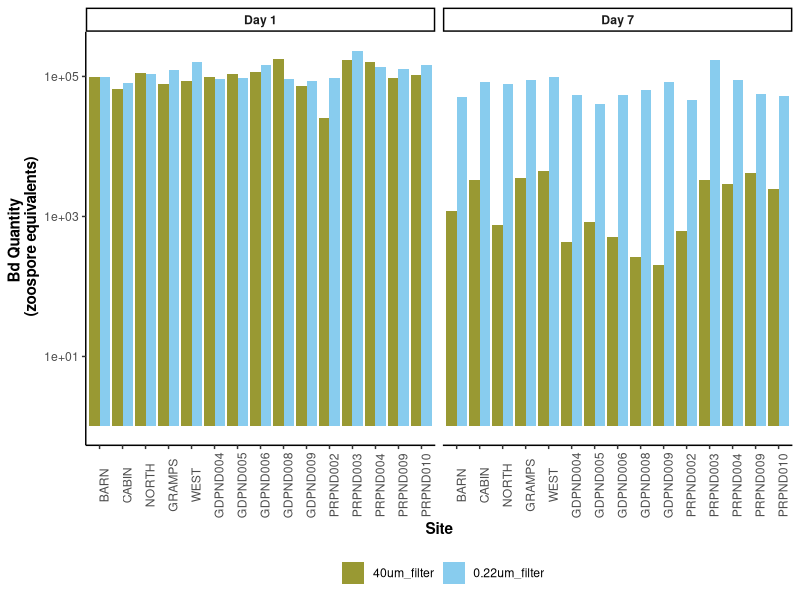
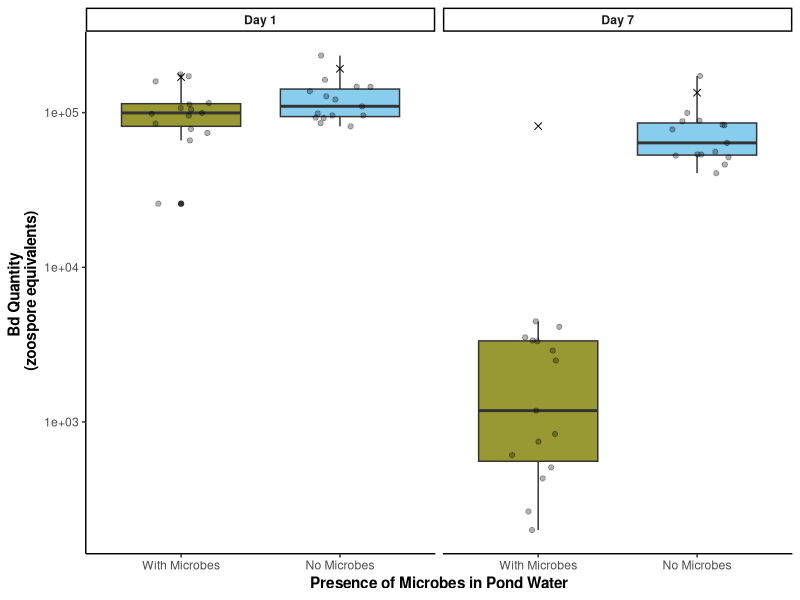
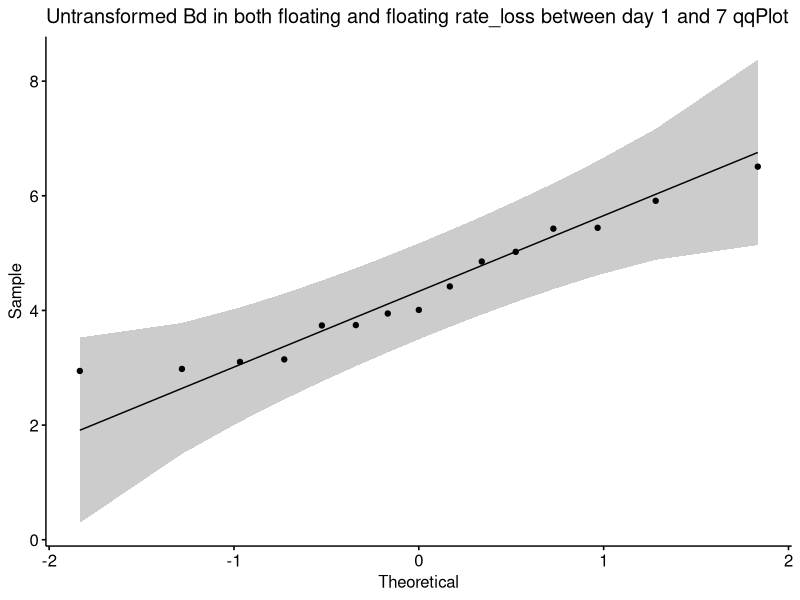
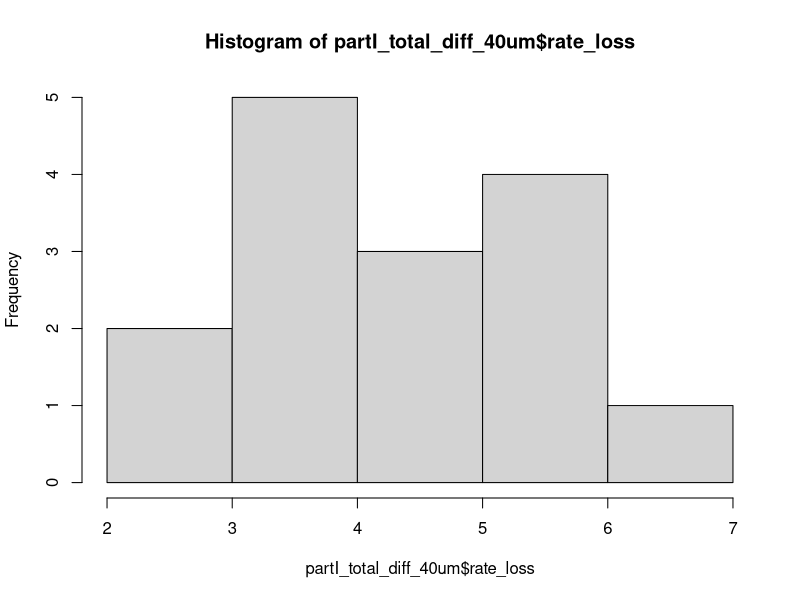
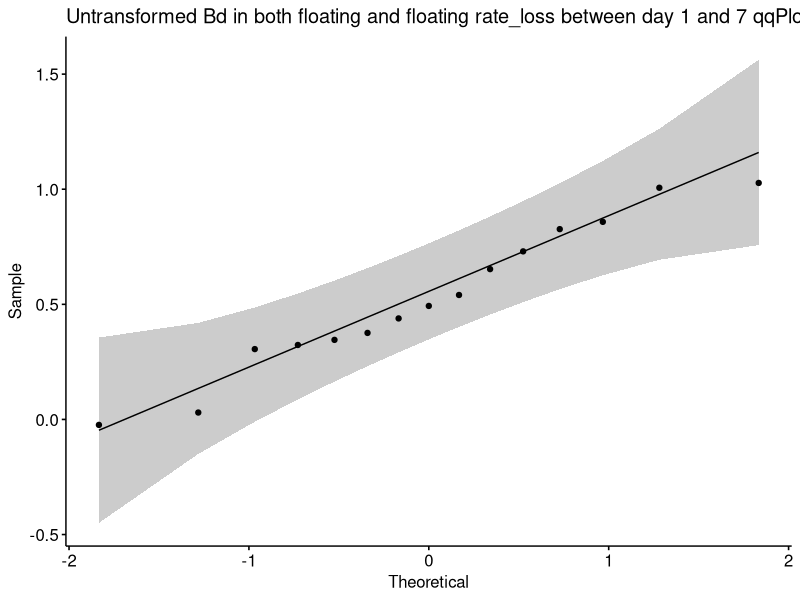
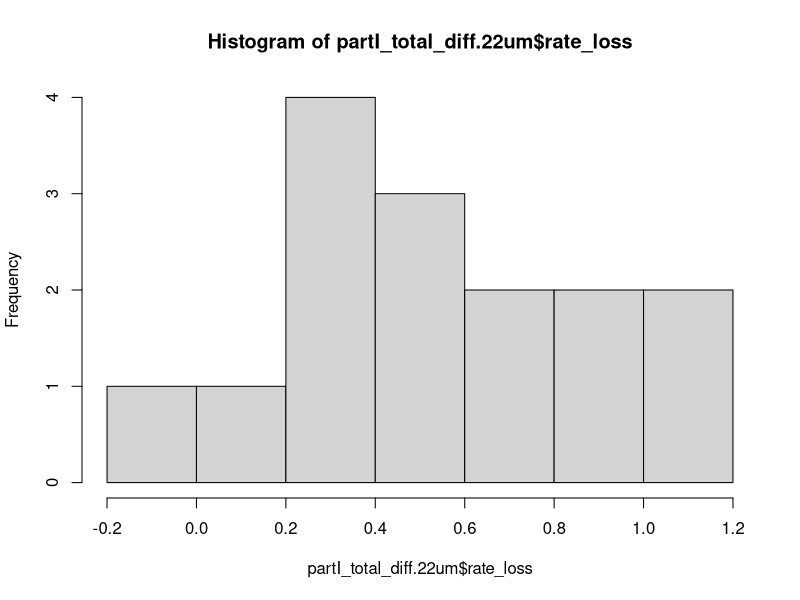
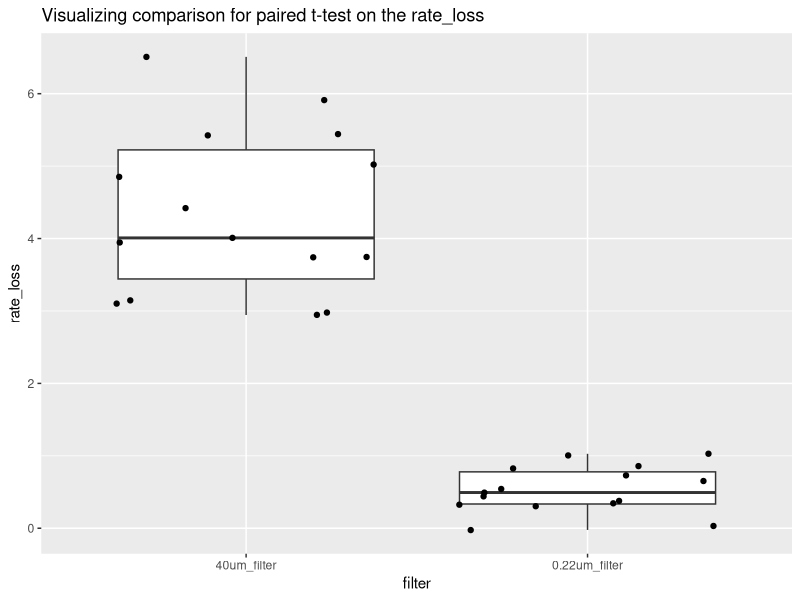
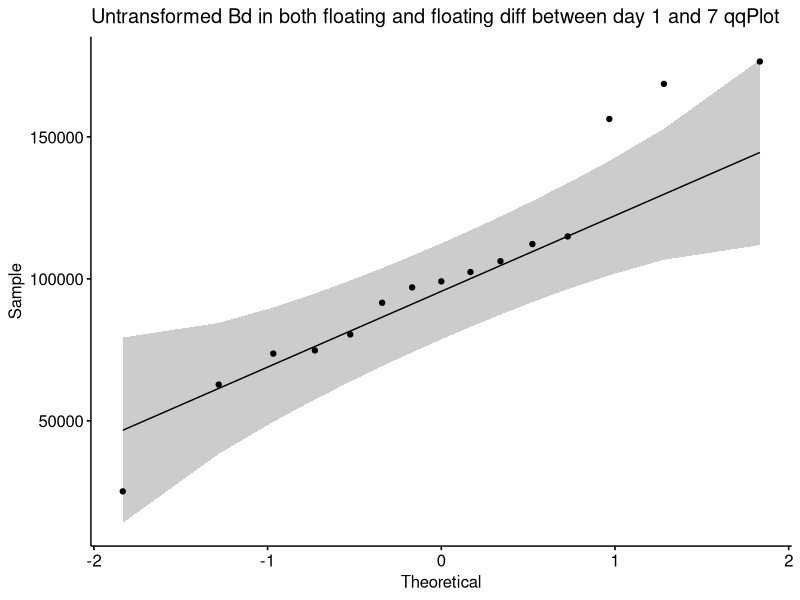

The R script that drew these images, in order:
## ---- chunk 1
#| warning: false

## read in and clean data
library(tidyverse) # for cleaning and viewing data
library(here) # for importing data
library(ggpubr)
library(rstatix)
library(ggplot2)
library(car)
library(multcomp)
library(nlme)

ns_biofilm_bd <- read.csv(here("data", "nine-sites-biofilm-on-Bd - Sheet1.csv"))
fs_pw_bd <- read.csv(here("data", "fifteen-sites-PW-on-Bd - Sheet1.csv"))
ns_ml_pw_bd <- read.csv(here("data", "nine-sites-PW-on-MLBd - Sheet1.csv")) %>% 
  filter(site != "NORTH")

## ---- chunk 2
# remove controls
partI <- fs_pw_bd %>% filter(site != "sterile MQ")

# keep control for labeling plot
partI_controls <- fs_pw_bd %>% 
  filter(site =="sterile MQ") %>% 
  pivot_wider(names_from = bd_location, values_from = bd_qty) %>%
  mutate(combined_bd = adherent + floating) %>% 
   mutate(day = case_when(
    day == 1 ~ "Day_1",
    day == 7 ~ "Day_7"))

# data type cleaning
partI$bd_location <- factor(partI$bd_location, levels = c("floating", "adherent"))
partI$filter <- factor(partI$filter,
                          levels = c("40um_filter", "0.22um_filter"))
partI$day <- factor(partI$day, levels = c("1", "7"),
                            labels = c("Day_1", "Day_7"))
partI$site <- factor(partI$site,
                          levels = c("BARN", "CABIN", "NORTH", "GRAMPS", "WEST", "GDPND004", "GDPND005", "GDPND006", "GDPND008", "GDPND009", "PRPND002", "PRPND003", "PRPND004", "PRPND009", "PRPND010", "sterile MQ"))

# get the total difference across days by combining both locations of Bd then subtracting across days
partI_total_diff <- partI %>%
  # combine floating and adherent for total_Bd
  pivot_wider(names_from = bd_location, values_from = bd_qty) %>%
  mutate(combined_bd = adherent + floating) %>% 
  subset(select = -c(adherent,floating)) %>% 

# different metrics of difference in Bd
  pivot_wider(names_from = day, values_from = combined_bd) %>%

  # calculate the rate loss by taking the log of each before subtracting
  mutate(rate_loss = log(Day_1) - log(Day_7))  %>% 

  # calculate the difference in raw amount of Bd
  mutate(diff = Day_1 - Day_7)

# Split into 2 data frames one for 40 and one for .22

partI_total_diff_40um <- partI_total_diff %>% 
  filter(filter =="40um_filter")
partI_total_diff.22um <- partI_total_diff%>% 
  filter(filter =="0.22um_filter")

## ---- chunk 3
# Colors: these are from Paul Tol's colorblind friendly palette
with_microbes_40_color <- "#999933"
no_microbes_.22_color <- "#88ccee"
## ---- chunk 4
partI %>%
  # combine floating and adherent for total_Bd
  pivot_wider(names_from = bd_location, values_from = bd_qty) %>%
  mutate(combined_bd = adherent + floating) %>% 
ggplot(aes(y= combined_bd, x = site, fill = filter)) + 
    geom_col(position = position_dodge()) +
  scale_y_log10() +
    facet_wrap(~day, labeller = labeller(day = c("Day_1" = "Day 1",
                                                    "Day_7" = "Day 7"))) +
  scale_fill_manual(values = c("40um_filter" = with_microbes_40_color, 
                                "0.22um_filter" = no_microbes_.22_color)) +
    theme_classic() +
   theme(axis.text.x = element_text(angle = 90),
        legend.position = "bottom",
         strip.text = element_text(face="bold"),
         axis.title = element_text(face = "bold")) + 
    xlab("Site") +
    ylab("Bd Quantity \n (zoospore equivalents)") +
  guides(fill=guide_legend(title=""))
## ---- chunk 5
partI %>%
  # combine floating and adherent for total_Bd
  pivot_wider(names_from = bd_location, values_from = bd_qty) %>%
  mutate(combined_bd = adherent + floating) %>% 
  
  # create the plot
  ggplot(aes(y= combined_bd, x = filter, fill = filter)) + 
    geom_boxplot() +
  geom_jitter(width = 0.2, alpha = 0.3) +
    scale_y_log10() +
    facet_wrap(~day, labeller = labeller(day = c("Day_1" = "Day 1",
                                                    "Day_7" = "Day 7")))+
  scale_fill_manual(values = c("40um_filter" = with_microbes_40_color, 
                                "0.22um_filter" = no_microbes_.22_color)) +
    theme_classic() +
   theme(legend.position = "none",
         strip.text = element_text(face="bold"),
         axis.title = element_text(face = "bold")) + 
  scale_x_discrete (labels= c("40um_filter" = "With Microbes", "0.22um_filter" = "No Microbes")) +
    xlab("Presence of Microbes in Pond Water") +
    ylab("Bd Quantity \n (zoospore equivalents)") +
  
  # add controls ad x's
  geom_point(data = partI_controls, aes(x = filter, y = combined_bd), shape = 4, size = 2)
## ---- chunk 6
# check normality of the differences across groups: it's normal untransformed in both!
partI_total_diff_40um %>% 
 ggqqplot("rate_loss", title = "Untransformed Bd in both floating and floating rate_loss between day 1 and 7 qqPlot") # good enough
shapiro.test(partI_total_diff_40um$rate_loss) # normal, yay!
hist(partI_total_diff_40um$rate_loss) # good enough

partI_total_diff.22um%>% 
 ggqqplot("rate_loss", title = "Untransformed Bd in both floating and floating rate_loss between day 1 and 7 qqPlot") # gorgeous
shapiro.test(partI_total_diff.22um$rate_loss) # normal, yay!
hist(partI_total_diff.22um$rate_loss) # good enough

# visualize the comparison I am making
partI_total_diff %>%
ggplot(aes(y= rate_loss, x = filter)) + 
    geom_boxplot() +
  geom_jitter() +
  ggtitle("Visualizing comparison for paired t-test on the rate_loss")
## ---- chunk 7

# check normality of the differences across groups: it's normal untransformed in both!
partI_total_diff_40um %>% 
 ggqqplot("diff", title = "Untransformed Bd in both floating and floating diff between day 1 and 7 qqPlot") # good enough
shapiro.test(partI_total_diff_40um$diff) # normal, yay!
hist(partI_total_diff_40um$diff) # good enough

partI_total_diff.22um%>% 
 ggqqplot("diff", title = "Untransformed Bd in both floating and floating diff between day 1 and 7 qqPlot") # gorgeous
shapiro.test(partI_total_diff.22um$diff) # normal, yay!
hist(partI_total_diff.22um$diff) # good enough

# visualize the comparison I am making
partI_total_diff %>%
ggplot(aes(y= diff, x = filter)) + 
    geom_boxplot() +
  geom_jitter() +
  ggtitle("Visualizing comparison for paired t-test on the differences")
  
## ---- chunk 8
# Step 3: run the paired t-test on the difference
t.test(partI_total_diff_40um$diff, partI_total_diff.22um$diff, paired = TRUE)
## ---- chunk 9
# Step 3: run the paired t-test on the difference
t.test(partI_total_diff_40um$rate_loss, partI_total_diff.22um$rate_loss, paired = TRUE)
## ---- chunk 10
part_two <- ns_biofilm_bd

#---- Part II
# set as factors with levels so they appear in order in plots later
part_two$site <- factor(part_two$site,
                                levels = c("CABIN", "GRAMPS", "WEST", "GDPND005", "GDPND006", "GDPND009", "PRPND004", "PRPND009", "PRPND010"))
part_two$bd_location <- factor(part_two$bd_location, levels = c("supernatant", "biofilm"))
part_two$day <- factor(part_two$day, levels = c("Day_0", "Day_1", "Day_7"))

# Biofilm only, no supernatant, and days 1 and 7 only, no day 0
part_two_bf_only <- part_two %>% 
  filter(bd_location == "biofilm") %>% 
  filter(day != "Day_0")
  

## ---- chunk 11
part_two %>%
ggplot(aes(y= bd_qty, x = site, fill=bd_location)) + 
    geom_col() +
    facet_grid(.~day)+
  theme_classic()+
  scale_fill_manual(values = c("lightgrey", "gray45" )) +
    theme(axis.text.x = element_text(angle = 90),
          legend.position = "bottom") + 
    scale_y_log10() +
    xlab("Site") +
   ylab("Total Bd Quantity Per Well \n (zoospore equivalents)") 
## ---- chunk 12
part2 <- part_two_bf_only %>%
ggplot(aes(y= bd_qty, x = day)) + 
    geom_boxplot(fill = no_microbes_.22_color) +
    geom_point(alpha = 0.3) +
    theme_classic() +
  scale_y_log10() +
   theme(legend.position = "none",
         strip.text = element_text(face="bold"),
         axis.title = element_text(face = "bold")) + 
    xlab("Time (days)") +
    ylab("Bd Quantity \n (zoospore equivalents)") +
  scale_x_discrete (labels= c("Day_1" = "Day 1", "Day_7" = "Day 7"))

# Let's add significance letters
significance_data <- tibble(
 day = factor(c("Day_1", "Day_7"), levels = c("Day_1", "Day_7")),
  y_position = c(1.6e+05, 1.4e+04),  # Adjust this depending on your plot's scale
  label = c("a", "b"))

part2 + 
geom_text(data = significance_data, aes(x = day, y = y_position, label = label),
            position = position_dodge(width = 0.75), vjust = 0) 

## ---- chunk 13
# check normality of the differences across groups let's try untransformed
part_two_bf_only %>% 
 ggqqplot("bd_qty", title = "Untransformed Bd loads") +
  facet_wrap(~day) # gotta transform the data, day 1 is not normal

part_two_bf_only %>% 
  mutate(log_bd = log(bd_qty)) %>% 
  ggqqplot("log_bd", title = "Transformed Bd loads") +
  facet_wrap(~day) # not perfect but close, let's try shapiro tests

# Shapiro tests
day_one <- part_two_bf_only %>% 
  mutate(log_bd = log(bd_qty)) %>% 
  filter(day == "Day_1") %>% # filter to only include day 1
  pull(log_bd)

shapiro.test(day_one) # p >> 0.05, it's normal!

day_seven <- part_two_bf_only %>% 
  mutate(log_bd = log(bd_qty)) %>% 
  filter(day == "Day_7") %>% # filter to only include day 1
  pull(log_bd)

shapiro.test(day_seven) # p >> 0.05, it's normal!

# Histograms for funsies
part_two_bf_only %>% 
  mutate(log_bd = log(bd_qty)) %>% 
ggplot(aes(x = log_bd)) + # x-axis
  geom_histogram(bins = 4) + # make a histogram
  facet_wrap(~ day, # make multiple panels by day
             scales = "free") # let the axes vary between panels
## ---- chunk 14
# Step 3: run the paired t-test
t.test(day_one, day_seven, paired = TRUE)
## ---- chunk 15
#| warning: false
#| message: false

# wrangle
part_two_bf_only  <- part_two_bf_only  %>% 
  mutate(log_qty = log(bd_qty))

# visualize
psych::pairs.panels(part_two_bf_only)
part_two_bf_only %>%
 ggqqplot("log_qty", title = "log_qty") # good enough
  shapiro.test(part_two_bf_only$log_qty) # normal, yay!
  hist(part_two_bf_only$log_qty) # good enough?
mod <- aov(log_qty ~ day, data = part_two_bf_only) # couldn't use "plot" on lme so this was next best thing?
plot(mod) # good enough resids?


# Model for randomized block design
lme_mod <- lme(log_qty ~ factor(day), random = ~1|factor(site),  data = part_two_bf_only)
summary(lme_mod) # summary of the output
anova(lme_mod) # suse anova table to determine if the fixed effect of day is significant

emmeans::emmeans(lme_mod, pairwise ~ day) # pairwise comparisons

emmeans::lsmeans(lme_mod, pairwise~day, adjust="tukey") # pairwise comparisons

## ---- chunk 16
part_three <- ns_ml_pw_bd %>% 
  filter(filter != "control") %>% 
  filter(site != "MQ")

# keep control for labeling plot
partIII_controls <- ns_ml_pw_bd %>% 
  filter(site =="MQ") %>% 
  pivot_wider(names_from = bd_location, values_from = bd_qty) %>%
  mutate(combined_bd = adherent + supernatant)

# Data type cleaning
part_three$site <- factor(part_three$site,
                                levels = c("CABIN", "GRAMPS", "WEST", "GDPND005", "GDPND006", "GDPND009", "PRPND004", "PRPND009", "PRPND010"))
part_three$bd_location <- factor(part_three$bd_location, levels = c("supernatant", "adherent"))
part_three$day <- factor(part_three$day, levels = c("Day_1", "Day_7")) 

# get the total difference across days by combining both locations of Bd then subtracting across days
part_three_total_diff <- part_three %>%
  # combine supernatant and adherent for total_Bd
  pivot_wider(names_from = bd_location, values_from = bd_qty) %>%
  mutate(combined_bd = adherent + supernatant) %>% 
  subset(select = -c(adherent,supernatant)) %>% 
  
# different metrics of difference in Bd
  pivot_wider(names_from = day, values_from = combined_bd) %>%
  
  # calculate the difference in raw amount of Bd
  mutate(diff = Day_1 - Day_7) %>% 

  # calculate the rate loss by taking the log of each before subtracting
  mutate(rate_loss = log(Day_1) - log(Day_7))

# Step 2: create subsets for each treatment
part_three_total_diff_40um <- part_three_total_diff %>% 
  filter(filter =="40um_filter")
part_three_total_diff.22um <- part_three_total_diff %>% 
  filter(filter =="0.22um_filter")

## ---- chunk 17
part_three %>%
  # combine floating and adherent for total_Bd
  pivot_wider(names_from = bd_location, values_from = bd_qty) %>%
  mutate(combined_bd = adherent + supernatant) %>% 
ggplot(aes(y= combined_bd, x = site, fill = filter)) + 
    geom_col(position = position_dodge()) +
  scale_y_log10() +
    facet_wrap(~day)+
  scale_fill_manual(values = c("40um_filter" = with_microbes_40_color, 
                                "0.22um_filter" = no_microbes_.22_color)) +
    theme_classic() +
   theme(axis.text.x = element_text(angle = 90),
        legend.position = "bottom",
         strip.text = element_text(face="bold"),
         axis.title = element_text(face = "bold")) + 
    xlab("Site") +
    ylab("Bd Quantity \n (zoospore equivalents)") +
  guides(fill=guide_legend(title=""))

## ---- chunk 18
part_three %>%
  # combine floating and adherent for total_Bd
  pivot_wider(names_from = bd_location, values_from = bd_qty) %>%
 mutate(combined_bd = adherent + supernatant) %>% 

  # plot it
  ggplot(aes(y= combined_bd, x = filter, fill = filter)) + 
    geom_boxplot() +
  geom_jitter(width = 0.2, alpha = 0.3) +
    scale_y_log10() +
    facet_wrap(~day, labeller = labeller(day = c("Day_1" = "Day 1",
                                                    "Day_7" = "Day 7")))+
  scale_fill_manual(values = c("40um_filter" = with_microbes_40_color, 
                                "0.22um_filter" = no_microbes_.22_color)) +
    theme_classic() +
   theme(legend.position = "none",
         strip.text = element_text(face="bold"),
         axis.title = element_text(face = "bold")) + 
  scale_x_discrete (labels= c("40um_filter" = "With Microbes", "0.22um_filter" = "No Microbes")) +
    xlab("Presence of Microbes in Pond Water Added to Monolayer Biofilm") +
    ylab("Bd Quantity \n (zoospore equivalents)") +

 # add controls ad x's
geom_point(data = partIII_controls, aes(x = filter, y = combined_bd), shape = 4, size = 2)

## ---- chunk 19
# check normality of the differences across groups: it's normal untransformed in both!
part_three_total_diff_40um %>% 
 ggqqplot("rate_loss", title = "Untransformed Bd in both floating and floating rate_loss between day 1 and 7 qqPlot") # good enough
shapiro.test(partI_total_diff_40um$rate_loss) # normal, yay!
hist(partI_total_diff_40um$rate_loss) # good enough

part_three_total_diff.22um%>% 
 ggqqplot("rate_loss", title = "Untransformed Bd in both floating and floating rate_loss between day 1 and 7 qqPlot") # gorgeous
shapiro.test(partI_total_diff.22um$rate_loss) # normal, yay!
hist(partI_total_diff.22um$rate_loss) # good enough

# visualize the comparison I am making
part_three_total_diff %>%
ggplot(aes(y= rate_loss, x = filter)) + 
    geom_boxplot() +
  geom_jitter() +
  ggtitle("Visualizing comparison for paired t-test on the rate_loss")
## ---- chunk 20
# Step 3: run the paired t-test on the difference
t.test(part_three_total_diff_40um$rate_loss, part_three_total_diff.22um$rate_loss, paired = TRUE)
## ---- chunk 21
# Assumptions testing

# check normality of the differences across groups
part_three_total_diff_40um %>% 
 ggqqplot("diff", title = "40 um") # not great
shapiro.test(part_three_total_diff_40um$diff) # NOT normal
hist(part_three_total_diff_40um$diff) # nope

# we gotta transform, and note we have negative: west GAINED Bd
part_three_total_diff_40um <- part_three_total_diff_40um %>% 
  mutate(log_diff = log(diff)) # warning: NaN's produced

part_three_total_diff_40um %>% 
  ggqqplot("log_diff", title = "40 um") # good enough
shapiro.test(part_three_total_diff_40um$log_diff) # woohoo!!
hist(part_three_total_diff_40um$log_diff) # sure

# 0.22 micron

# check normality of the differences across groups
part_three_total_diff.22um  %>% 
 ggqqplot("diff", title = ".22 um") # not great
shapiro.test(part_three_total_diff.22um $diff) # shapiro says its fine
hist(part_three_total_diff.22um $diff) # meh

# we gotta transform, but we have negative: west GAINED Bd
part_three_total_diff.22um  <- part_three_total_diff.22um %>% 
  mutate(log_diff = log(diff))

part_three_total_diff.22um  %>% 
  ggqqplot("log_diff", title = ".22 um") # better?
shapiro.test(part_three_total_diff.22um $log_diff) # woohoo!!
hist(part_three_total_diff.22um $log_diff) # sure

# visualize the comparison I am making
part_three_total_diff %>%
ggplot(aes(y= diff, x = filter)) + 
    geom_boxplot() +
  geom_jitter(width = 0.1) +
  scale_y_log10()+
  ggtitle("Visualizing comparison for paired t-test on the differences")
## ---- chunk 22
# Step 3: run the paired t-test on the difference
t.test(part_three_total_diff_40um$log_diff, part_three_total_diff.22um$log_diff, paired = TRUE)
## ---- chunk 23
# data wrangling for comparisons across experiments

pw_no_microbes <- partI_total_diff %>% 
  # remove "other" 6 sites, not the 9 sites we are using
  filter(site!="NORTH" & site!="BARN" & site!="PRPND002"  & site!="PRPND003" & site!="GDPND004"  & site!="GDPND008") %>% 
  filter(filter == "0.22um_filter") %>% 
  mutate(treatment = "PW 0.22um")

pw_WITH_microbes <- partI_total_diff %>%
  # remove "other" 6 sites, not the 9 sites we are using
  filter(site!="NORTH" & site!="BARN" & site!="PRPND002"  & site!="PRPND003" & site!="GDPND004"  & site!="GDPND008") %>% 
  filter(filter != "0.22um_filter") %>% 
  mutate(treatment = "PW 40um")

fieldbf_no_microbes <- part_two_bf_only %>%
   subset(select = -c(bd_location, log_qty)) %>% 
  filter(day != "Day_0") %>% 
# calculate the difference in raw amount of Bd
  pivot_wider(names_from = day, values_from = bd_qty) %>%
  mutate(diff = Day_1 - Day_7) %>% 
# calculate the rate loss by taking the log of each before subtracting
  mutate(rate_loss = log(Day_1) - log(Day_7)) %>% 
  mutate(treatment = "Field bf 0.22") %>% 
  mutate(filter = "0.22um_filter")

monolayer_WITH_microbes <- part_three_total_diff %>% 
  filter(filter != "0.22um_filter") %>% 
  mutate(treatment = "Monolayer 40um")

monolayer_NO_microbes <- part_three_total_diff %>% 
  filter(filter == "0.22um_filter") %>% 
  mutate(treatment = "Monolayer 0.22um")
  
all_parts<- bind_rows(pw_WITH_microbes, pw_no_microbes, fieldbf_no_microbes, monolayer_WITH_microbes, monolayer_NO_microbes) %>% 
  mutate(percent_loss = (diff/Day_1) * 100) 

# set PW 40 um as the intercept, comparing back to that one
all_parts$treatment <- factor(all_parts$treatment,
                          levels = c("PW 40um", "PW 0.22um", "Field bf 0.22", "Monolayer 40um", "Monolayer 0.22um"))
  
## ---- chunk 24
all_parts %>% 
  ggplot(aes(y= rate_loss, x = treatment, fill = filter)) + 
    geom_boxplot() +
  geom_jitter(alpha = 0.5, width = 0.1) +
    theme_classic() +
   scale_fill_manual(values = c("40um_filter" = with_microbes_40_color, 
                                "0.22um_filter" = no_microbes_.22_color)) +
   theme(legend.position = "none",
         strip.text = element_text(face="bold"),
         axis.title = element_text(face = "bold")) + 
  scale_x_discrete (labels= c("40um_filter" = "With Microbes", "0.22um_filter" = "No Microbes")) +
    xlab("Treatment") +
    ylab("Rate of Loss of Bd over 7 Days")

## ---- chunk 25
mod3 <- aov(rate_loss~treatment, data=all_parts)
plot(mod3) # not terrible!
anova(mod3)
summary(mod3) # sig!
post_hoc_rateloss <- glht(mod3, # with your ANOVA model
                 linfct = mcp(treatment = "Tukey"))
summary(post_hoc_rateloss)
cld(post_hoc_rateloss) 

# export cld results as a dataframe
cld_results_rateloss <- cld(post_hoc_rateloss)
labels_rl <- cld_results_rateloss$mcletters$Letters
treatments_rl <- names(labels_rl)
labels_rl <- as.character(labels_rl)

sig_data_rl <- tibble(
  treatment = treatments_rl,
  y_position = c(6.5,1.5,6.5,2.5,4),
  label = labels_rl)
## ---- chunk 26
all_parts$filter <- factor(all_parts$filter)
ap <- all_parts %>% 
  ggplot(aes(y= rate_loss, x = treatment, fill = filter)) + 
    geom_boxplot() +
  geom_jitter(alpha = 0.5, width = 0.1) +
    theme_classic() +
   scale_fill_manual(values = c("40um_filter" = with_microbes_40_color, 
                                "0.22um_filter" = no_microbes_.22_color)) +
   theme(legend.position = "none",
         strip.text = element_text(face="bold"),
         axis.title = element_text(face = "bold")) +
    xlab("Treatment") +
      ylab("Death rate of Bd over 7 Days")

ap + geom_text(data = sig_data_rl, aes(x = treatment, y = y_position, label = label), inherit.aes = FALSE) 
## ---- chunk 27
ab <- all_parts %>% 
  mutate(medium = case_when(
    grepl("PW", treatment) ~ "PW",
    grepl("Field bf", treatment) ~ "Field bf",
    grepl("Monolayer", treatment) ~ "Monolayer"
  )) %>% 
   ggplot(aes(y= rate_loss, x = medium, fill = filter)) + 
    geom_boxplot() +
  geom_jitter(alpha = 0.5, width = 0.1) +
    theme_classic() +
  facet_wrap(~filter, scales = "free_x", labeller = labeller(filter = c("0.22um_filter" = "No Microbes",
                                                    "40um_filter" = "With Microbes"))) +
   scale_fill_manual(values = c("40um_filter" = with_microbes_40_color, 
                                "0.22um_filter" = no_microbes_.22_color)) +
   theme(legend.position = "none",
         strip.text = element_text(face="bold"),
         axis.title = element_text(face = "bold")) +
    xlab("Medium") +
      ylab("Death rate of Bd over 7 Days") + 
  scale_x_discrete (labels= c("PW" = "Pond Water", "Field bf" = "Aquatic \nEnvironmental Biofilm", "Monolayer" = "Bd-Monolayer\nBiofilm"))

sig_data_rl <- sig_data_rl %>% 
mutate(filter = case_when(
    grepl("40um", treatment) ~ "40um_filter",
    grepl("0.22", treatment) ~ "0.22um_filter")) %>% 
mutate(medium = case_when(
    grepl("PW", treatment) ~ "PW",
    grepl("Field bf", treatment) ~ "Field bf",
    grepl("Monolayer", treatment) ~ "Monolayer"))

ab + geom_text(data = sig_data_rl, aes(x = medium, y = y_position, label = label, group = filter), inherit.aes = FALSE) 
## ---- chunk 28
all_parts_with_medium <- all_parts %>% 
  mutate(medium = case_when(
    grepl("PW", treatment) ~ "PW",
    grepl("Field bf", treatment) ~ "Field bf",
    grepl("Monolayer", treatment) ~ "Monolayer"
  ))

all_parts_with_medium$medium <- as.factor(all_parts_with_medium$medium)
all_parts_with_medium$filter <- as.factor(all_parts_with_medium$filter)


mod4 <- aov(rate_loss~medium*filter, data=all_parts_with_medium)
plot(mod4) # not bad
anova(mod4)
summary(mod4) # sig!
TukeyHSD(mod4)

## ---- chunk 29
all_box <- all_parts %>% 
  ggplot(aes(y= percent_loss, x = treatment, fill = filter)) + 
    geom_boxplot() +
  geom_jitter(alpha = 0.5, width = 0.1) +
    theme_classic() +
   scale_fill_manual(values = c("40um_filter" = with_microbes_40_color, 
                                "0.22um_filter" = no_microbes_.22_color)) +
   theme(
         strip.text = element_text(face="bold"),
         axis.title = element_text(face = "bold")) + 
  scale_x_discrete (labels= c("40um_filter" = "With Microbes", "0.22um_filter" = "No Microbes")) +
    xlab("Treatment") +
    ylab("Percent Reduction of Bd over 7 Days")

## ---- chunk 30
# Is my raw data normal?
mod <- aov(percent_loss~treatment, data=all_parts)
plot(mod) # nope! gotta transform or try rate

all_parts <- all_parts %>%
  mutate(prop_loss = percent_loss/100) %>% 
  mutate(transformed_percent = asin(sqrt(prop_loss)))

mod2 <- aov(transformed_percent~treatment, data=all_parts)
plot(mod2) # better! 

summary(mod2) # sig
anova(mod2)
post_hoc2 <- glht(mod2, # with your ANOVA model
                 linfct = mcp(treatment = "Tukey"))
summary(post_hoc2)
cld(post_hoc2)

# export cld results as a dataframe
cld_results_acp <- cld(post_hoc2)
labels_acp <- cld_results_acp$mcletters$Letters
treatments_acp <- names(labels_acp)
labels_acp <- as.character(labels_acp)

significance_labels_acp <- data.frame(
  treatment = treatments_acp,
  label = labels_acp,
  stringsAsFactors = FALSE)

# ajust label position
highest_values <- aggregate(transformed_percent ~ treatment, data = all_parts, max)
significance_labels_acp <- merge(significance_labels_acp, highest_values, by = "treatment")
significance_labels_acp$y_position <- significance_labels_acp$transformed_percent * 1.05  # 5% above the max value
## ---- chunk 31
arcsine_withlabels <- all_parts %>% 
  ggplot(aes(y= transformed_percent, x = treatment, fill = filter)) + 
    geom_boxplot() +
  geom_jitter(alpha = 0.5, width = 0.1) +
    geom_text(data = significance_labels_acp, aes(x = treatment, y = y_position, label = label),inherit.aes = FALSE) +
    theme_classic() +
     scale_fill_manual(values = c("40um_filter" = with_microbes_40_color, 
                                "0.22um_filter" = no_microbes_.22_color)) +
   theme(legend.position = "none",
         strip.text = element_text(face="bold"),
         axis.title = element_text(face = "bold")) +
    xlab("Treatment") +
      ylab("Percent Reduction of Bd over 7 Days\n(arcsine squareroot transformed)")

arcsine_withlabels
